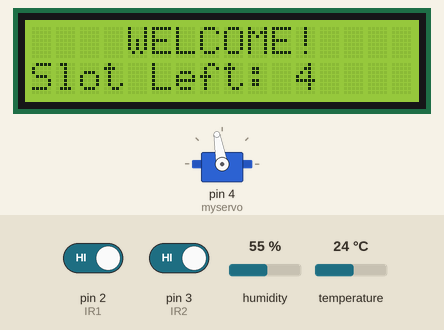
Recording of a sketch running on a simulated Arduino Uno, built with avr-gcc and run on an emulated ATmega328P. Shown: 16×2 character LCD, servo. The inputs (shaded band) are chosen by the test bench; at power-on: pin 2 (IR1) HIGH, pin 3 (IR2) HIGH, humidity 55 %, temperature 24 °C.

Above: at 3.2 s.
3.3 s: pin 2 (IR1) driven LOW
At 6.1 s:
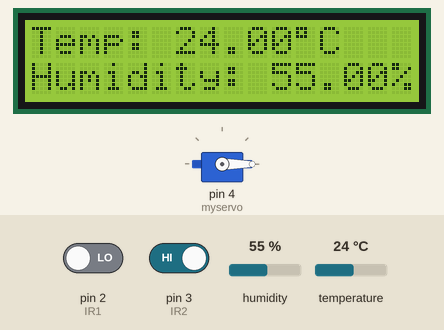
11.5 s: pin 3 (IR2) driven LOW
At 16.3 s:
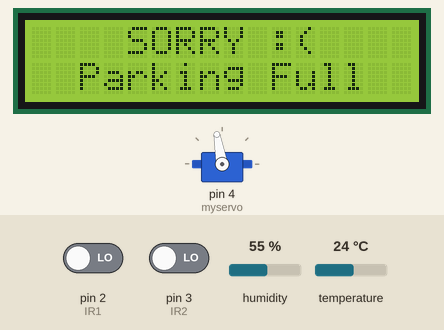
19.7 s: humidity set to 22 %
27.4 s: temperature set to 12 °C
At 29.3 s:
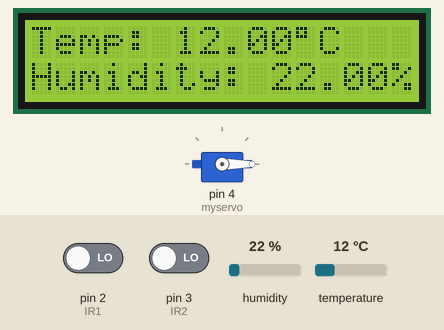
31.5 s: humidity set to 40 %
37.7 s: temperature set to 19 °C
At 40.1 s:
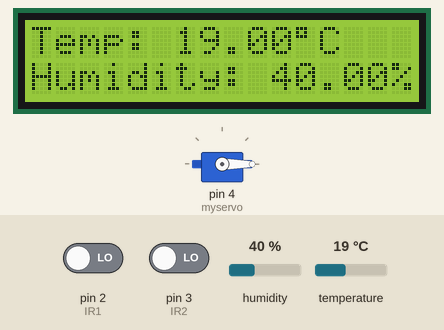
Timing chart, 0 to 42.8 s (numbered marks = the images above; inputs shaded):
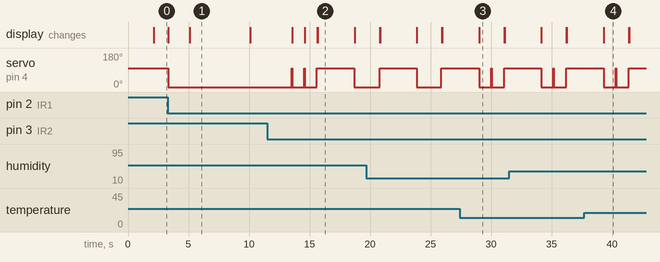

The sketch:

main.ino
```cpp
#include <Wire.h>
#include <LiquidCrystal_I2C.h>
#include <Servo.h>
#include <DHT.h>

LiquidCrystal_I2C lcd(0x27, 16, 2);

Servo myservo;

// IR sensor pins
int IR1 = 2;
int IR2 = 3;

// Total parking slots
int Slot = 4;

// Flags for vehicle entry/exit detection
int flag1 = 0;
int flag2 = 0;

// DHT sensor setup
#define DHTPIN 5       // DHT data pin connected to digital pin 5
#define DHTTYPE DHT11
DHT dht(DHTPIN, DHTTYPE);

// Timer variables for screen switching
unsigned long lastSwitchTime = 0;
const unsigned long switchInterval = 5000; // 5 seconds
bool showSlotInfo = true;

void setup() {
  Serial.begin(9600);
  lcd.init();
  lcd.backlight();

  pinMode(IR1, INPUT);
  pinMode(IR2, INPUT);

  myservo.attach(4);
  myservo.write(100); // Initial gate position (closed)

  dht.begin(); // Initialize DHT sensor

  lcd.setCursor(0, 0);
  lcd.print(" SMART PARKING ");
  lcd.setCursor(0, 1);
  lcd.print("   SYSTEM INIT  ");
  delay(2000);
  lcd.clear();
}

void loop() {
  // Handle car entering
  if (digitalRead(IR1) == LOW && flag1 == 0) {
    if (Slot > 0) {
      flag1 = 1;
      if (flag2 == 0) {
        myservo.write(0); // Open gate
        Slot = Slot - 1;
      }
    } else {
      lcd.setCursor(0, 0);
      lcd.print("    SORRY :(    ");
      lcd.setCursor(0, 1);
      lcd.print("  Parking Full  ");
      delay(3000);
      lcd.clear();
    }
  }

  // Handle car exiting
  if (digitalRead(IR2) == LOW && flag2 == 0) {
    flag2 = 1;
    if (flag1 == 0) {
      myservo.write(0); // Open gate
      Slot = Slot + 1;
    }
  }

  // After movement complete, close gate and reset
  if (flag1 == 1 && flag2 == 1) {
    delay(1000);
    myservo.write(100); // Close gate
    flag1 = 0;
    flag2 = 0;
  }

  // Switch display every 5 seconds
  if (millis() - lastSwitchTime > switchInterval) {
    showSlotInfo = !showSlotInfo;
    lastSwitchTime = millis();
    lcd.clear();
  }

  if (showSlotInfo) {
    lcd.setCursor(0, 0);
    lcd.print("    WELCOME!    ");
    lcd.setCursor(0, 1);
    lcd.print("Slot Left: ");
    lcd.print(Slot);
  } else {
    float temp = dht.readTemperature();
    float hum = dht.readHumidity();

    lcd.setCursor(0, 0);
    lcd.print("Temp: ");
    lcd.print(temp);
    lcd.print((char)223); // Degree symbol
    lcd.print("C");

    lcd.setCursor(0, 1);
    lcd.print("Humidity: ");
    lcd.print(hum);
    lcd.print("%");
  }
}
```

Measured:
- after the input at 3.3 s, servo on pin 4 (myservo): 100° → 0° at once; the display: first changes at once (image 1 shows a later state)
- after the input at 11.5 s, servo on pin 4 (myservo): 0° → 100° after 4.1 s, → 0° 3.1 s later; the display: first changes after 2.1 s (image 2 shows a later state)
- what the display in image 1 shows lasts 5.0 s, from 5.1 s to 10.1 s
- what the display in image 2 shows lasts 3.0 s, from 15.7 s to 18.7 s
- what the display in image 3 shows lasts 2.1 s, from 29.0 s to 31.1 s
